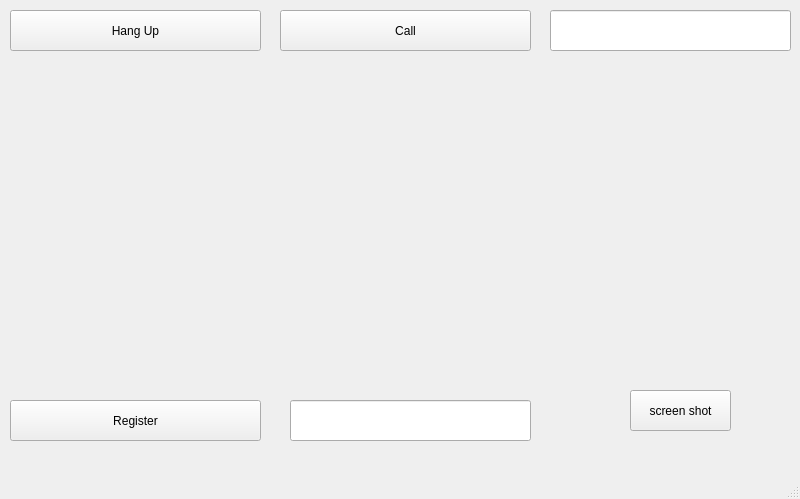
<?xml version="1.0" encoding="UTF-8"?>
<ui version="4.0">
 <class>MainWindow</class>
 <widget class="QMainWindow" name="MainWindow">
  <property name="geometry">
   <rect>
    <x>0</x>
    <y>0</y>
    <width>800</width>
    <height>499</height>
   </rect>
  </property>
  <property name="windowTitle">
   <string>MainWindow</string>
  </property>
  <widget class="QWidget" name="centralwidget">
   <widget class="QPushButton" name="shotButton">
    <property name="geometry">
     <rect>
      <x>630</x>
      <y>390</y>
      <width>101</width>
      <height>41</height>
     </rect>
    </property>
    <property name="text">
     <string>screen shot</string>
    </property>
   </widget>
   <widget class="QLineEdit" name="callName">
    <property name="geometry">
     <rect>
      <x>550</x>
      <y>10</y>
      <width>241</width>
      <height>41</height>
     </rect>
    </property>
   </widget>
   <widget class="QCameraViewfinder" name="myViewFinder" native="true">
    <property name="geometry">
     <rect>
      <x>10</x>
      <y>60</y>
      <width>379</width>
      <height>319</height>
     </rect>
    </property>
   </widget>
   <widget class="QPushButton" name="callButton">
    <property name="geometry">
     <rect>
      <x>280</x>
      <y>10</y>
      <width>251</width>
      <height>41</height>
     </rect>
    </property>
    <property name="text">
     <string>Call</string>
    </property>
   </widget>
   <widget class="QCameraViewfinder" name="partnerViewFinder" native="true">
    <property name="geometry">
     <rect>
      <x>410</x>
      <y>60</y>
      <width>379</width>
      <height>319</height>
     </rect>
    </property>
   </widget>
   <widget class="QPushButton" name="stopCall">
    <property name="geometry">
     <rect>
      <x>10</x>
      <y>10</y>
      <width>251</width>
      <height>41</height>
     </rect>
    </property>
    <property name="text">
     <string>Hang Up</string>
    </property>
   </widget>
   <widget class="QPushButton" name="registerBtn">
    <property name="geometry">
     <rect>
      <x>10</x>
      <y>400</y>
      <width>251</width>
      <height>41</height>
     </rect>
    </property>
    <property name="text">
     <string>Register</string>
    </property>
   </widget>
   <widget class="QLineEdit" name="registerTxt">
    <property name="geometry">
     <rect>
      <x>290</x>
      <y>400</y>
      <width>241</width>
      <height>41</height>
     </rect>
    </property>
   </widget>
  </widget>
  <widget class="QMenuBar" name="menubar">
   <property name="geometry">
    <rect>
     <x>0</x>
     <y>0</y>
     <width>800</width>
     <height>21</height>
    </rect>
   </property>
  </widget>
  <widget class="QStatusBar" name="statusbar"/>
 </widget>
 <customwidgets>
  <customwidget>
   <class>QCameraViewfinder</class>
   <extends>QWidget</extends>
   <header>qcameraviewfinder.h</header>
   <container>1</container>
  </customwidget>
 </customwidgets>
 <resources/>
 <connections>
  <connection>
   <sender>shotButton</sender>
   <signal>clicked()</signal>
   <receiver>MainWindow</receiver>
   <slot>takeScreen()</slot>
   <hints>
    <hint type="sourcelabel">
     <x>400</x>
     <y>446</y>
    </hint>
    <hint type="destinationlabel">
     <x>307</x>
     <y>392</y>
    </hint>
   </hints>
  </connection>
  <connection>
   <sender>callButton</sender>
   <signal>clicked()</signal>
   <receiver>MainWindow</receiver>
   <slot>startCall()</slot>
   <hints>
    <hint type="sourcelabel">
     <x>258</x>
     <y>46</y>
    </hint>
    <hint type="destinationlabel">
     <x>398</x>
     <y>133</y>
    </hint>
   </hints>
  </connection>
 </connections>
 <slots>
  <slot>takeScreen()</slot>
  <slot>startCall()</slot>
 </slots>
</ui>
